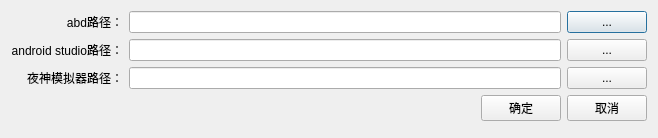
<?xml version="1.0" encoding="UTF-8"?>
<ui version="4.0">
 <class>setting</class>
 <widget class="QDialog" name="setting">
  <property name="geometry">
   <rect>
    <x>0</x>
    <y>0</y>
    <width>658</width>
    <height>138</height>
   </rect>
  </property>
  <property name="windowTitle">
   <string>Dialog</string>
  </property>
  <property name="sizeGripEnabled">
   <bool>false</bool>
  </property>
  <layout class="QVBoxLayout" name="verticalLayout">
   <item>
    <layout class="QGridLayout" name="gridLayout">
     <item row="0" column="1">
      <widget class="QLineEdit" name="adbLineEDit"/>
     </item>
     <item row="1" column="0">
      <widget class="QLabel" name="label">
       <property name="text">
        <string>android studio路径：</string>
       </property>
       <property name="alignment">
        <set>Qt::AlignRight|Qt::AlignTrailing|Qt::AlignVCenter</set>
       </property>
      </widget>
     </item>
     <item row="0" column="0">
      <widget class="QLabel" name="label_2">
       <property name="text">
        <string>abd路径：</string>
       </property>
       <property name="alignment">
        <set>Qt::AlignRight|Qt::AlignTrailing|Qt::AlignVCenter</set>
       </property>
      </widget>
     </item>
     <item row="1" column="1">
      <widget class="QLineEdit" name="asLineEdit"/>
     </item>
     <item row="0" column="2">
      <widget class="QPushButton" name="adbButton">
       <property name="text">
        <string>...</string>
       </property>
      </widget>
     </item>
     <item row="1" column="2">
      <widget class="QPushButton" name="asButton">
       <property name="text">
        <string>...</string>
       </property>
      </widget>
     </item>
     <item row="2" column="0">
      <widget class="QLabel" name="label_3">
       <property name="text">
        <string>夜神模拟器路径：</string>
       </property>
       <property name="alignment">
        <set>Qt::AlignRight|Qt::AlignTrailing|Qt::AlignVCenter</set>
       </property>
      </widget>
     </item>
     <item row="2" column="1">
      <widget class="QLineEdit" name="yeshenLineEdit"/>
     </item>
     <item row="2" column="2">
      <widget class="QPushButton" name="yeShengButton">
       <property name="text">
        <string>...</string>
       </property>
      </widget>
     </item>
    </layout>
   </item>
   <item>
    <layout class="QHBoxLayout" name="horizontalLayout">
     <item>
      <spacer name="horizontalSpacer">
       <property name="orientation">
        <enum>Qt::Horizontal</enum>
       </property>
       <property name="sizeHint" stdset="0">
        <size>
         <width>40</width>
         <height>20</height>
        </size>
       </property>
      </spacer>
     </item>
     <item>
      <widget class="QPushButton" name="okButton">
       <property name="text">
        <string>确定</string>
       </property>
      </widget>
     </item>
     <item>
      <widget class="QPushButton" name="cancelButton">
       <property name="text">
        <string>取消</string>
       </property>
      </widget>
     </item>
    </layout>
   </item>
   <item>
    <spacer name="verticalSpacer">
     <property name="orientation">
      <enum>Qt::Vertical</enum>
     </property>
     <property name="sizeHint" stdset="0">
      <size>
       <width>20</width>
       <height>40</height>
      </size>
     </property>
    </spacer>
   </item>
  </layout>
 </widget>
 <resources/>
 <connections/>
</ui>
